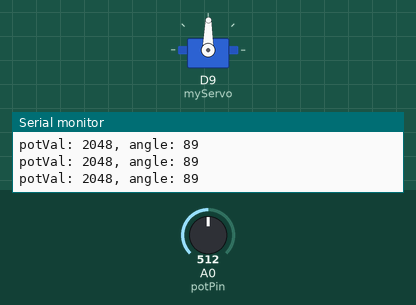
A sketch run on a simulated Arduino Zero (SAMD21). On the bench: servo, the last lines printed to the serial monitor. The test bench sets the inputs (shaded band); at power-on: A0 (potPin) = 512 (analog values on the 0–1023 scale).

Above: at 1.2 s.
1.3 s: A0 (potPin) set to 716
At 2.5 s:
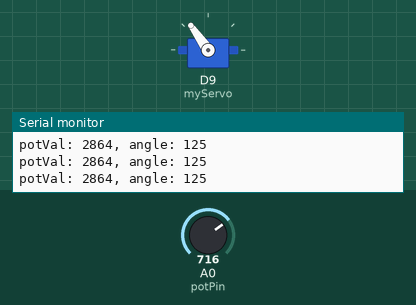
2.8 s: A0 (potPin) set to 900
At 3.5 s:
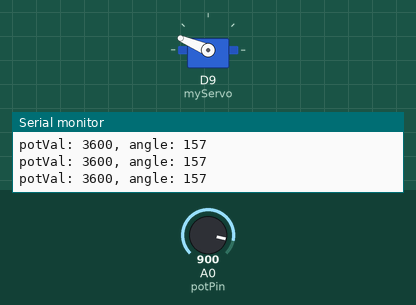
4.3 s: A0 (potPin) set to 1023
At 4.6 s:
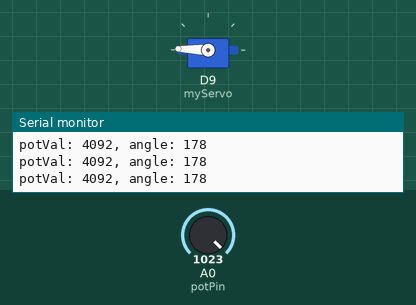
5.8 s: A0 (potPin) set to 306
At 6.9 s:
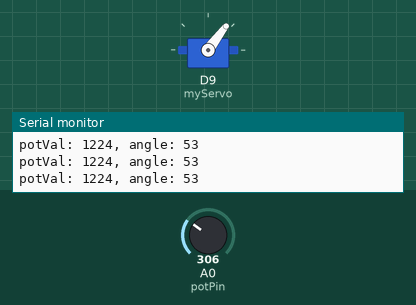
7.3 s: A0 (potPin) set to 122
At 7.9 s:
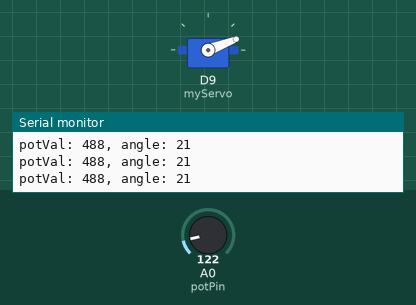
8.8 s: A0 (potPin) set to 511
At 10.2 s:
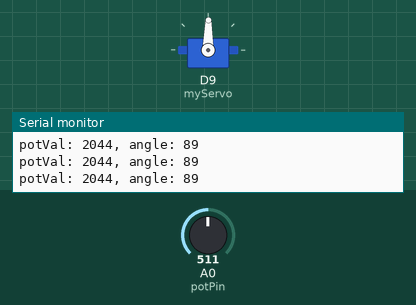
Timing chart, 0 to 11.3 s (numbered marks = the images above; inputs shaded):
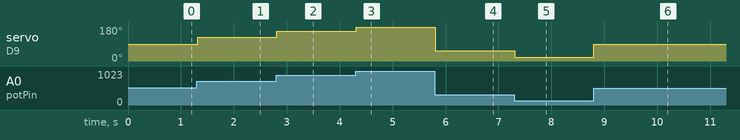

The sketch:

project5_MoodCue.ino
```cpp
#include <Servo.h>

Servo myServo;
int const potPin=A0;
int potVal;
int angle;

void setup() {
  // put your setup code here, to run once:
  analogReadResolution(12); // ADC a 12 bits de resolución para tener más rango para controlar el motor (0-4095, es decir 2^12 en vez del clásico 0-1023 2^10)
  myServo.attach(9); // Para el PWM
  Serial.begin(9600);
}

void loop() {
  // put your main code here, to run repeatedly:
  potVal = analogRead(potPin); // Lee en 12 bits porque lo has puesto antes en analogReadResolution
  Serial.print("potVal: ");
  Serial.print(potVal);

  angle = map(potVal, 0, 4095, 0, 179); // De los 0-4095 del ADC a los 0-180 grados que se mueve un servo
  Serial.print(", angle: ");
  Serial.println(angle);
  myServo.write(angle);
  delay(15);
}
```

Measured:
- after the input at 1.3 s, servo on D9 (myServo): 89° → 125° at once
- after the input at 2.8 s, servo on D9 (myServo): 125° → 157° at once
- after the input at 4.3 s, servo on D9 (myServo): 157° → 178° at once
- after the input at 5.8 s, servo on D9 (myServo): 178° → 53° at once
- after the input at 7.3 s, servo on D9 (myServo): 53° → 21° at once
- after the input at 8.8 s, servo on D9 (myServo): 21° → 89° at once
